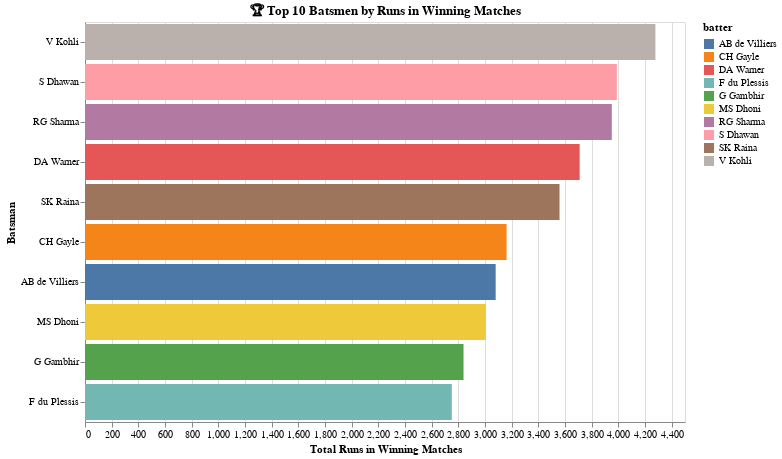

Source (notebook cell):
### Code cell
# Batsman performance in winning matches
batsman_wins = combined_df[combined_df['winner'] == combined_df['batting_team']]
batsman_performance = batsman_wins.groupby('batter')['batsman_runs'].sum().reset_index()

# Top 10
top_batsmen = batsman_performance.sort_values(by='batsman_runs', ascending=False).head(10)

# Plot
import altair as alt

chart = alt.Chart(top_batsmen).mark_bar().encode(
    x=alt.X('batsman_runs:Q', title='Total Runs in Winning Matches'),
    y=alt.Y('batter:N', sort='-x', title='Batsman'),
    color='batter:N',
    tooltip=['batter:N', 'batsman_runs:Q']
).properties(
    title="🏆 Top 10 Batsmen by Runs in Winning Matches",
    width=600,
    height=400
)

chart

### Figure 1 — Vega-Lite specification as saved in the notebook (floating-point values rounded to 4 significant figures)
{"config": {"view": {"continuousWidth": 300, "continuousHeight": 300}}, "data": {"name": "data-3e6b5b6e324145e240cc6f3c349db698"}, "mark": {"type": "bar"}, "encoding": {"color": {"field": "batter", "type": "nominal"}, "tooltip": [{"field": "batter", "type": "nominal"}, {"field": "batsman_runs", "type": "quantitative"}], "x": {"field": "batsman_runs", "title": "Total Runs in Winning Matches", "type": "quantitative"}, "y": {"field": "batter", "sort": "-x", "title": "Batsman", "type": "nominal"}}, "height": 400, "title": "🏆 Top 10 Batsmen by Runs in Winning Matches", "width": 600, "$schema": "https://vega.github.io/schema/vega-lite/v5.8.0.json", "datasets": {"data-3e6b5b6e324145e240cc6f3c349db698": [{"batter": "V Kohli", "batsman_runs": 4278}, {"batter": "S Dhawan", "batsman_runs": 3989}, {"batter": "RG Sharma", "batsman_runs": 3951}, {"batter": "DA Warner", "batsman_runs": 3710}, {"batter": "SK Raina", "batsman_runs": 3559}, {"batter": "CH Gayle", "batsman_runs": 3162}, {"batter": "AB de Villiers", "batsman_runs": 3080}, {"batter": "MS Dhoni", "batsman_runs": 3007}, {"batter": "G Gambhir", "batsman_runs": 2839}, {"batter": "F du Plessis", "batsman_runs": 2751}]}}
